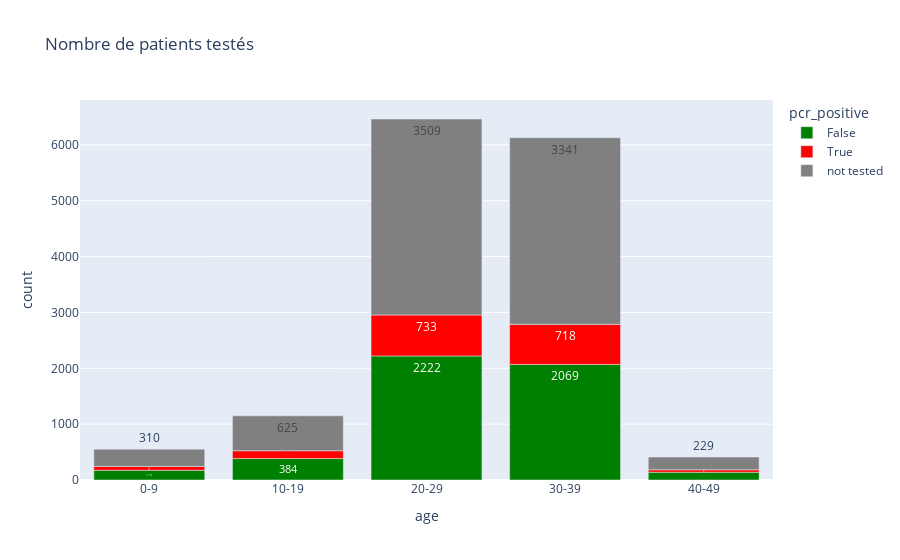

Here is the notebook cell this chart was saved with:
### Code cell
import plotly.express as px

fig = px.bar(
    by_age, x="age", y="count", color="pcr_positive",
    text='count', title="Nombre de patients testés",
    color_discrete_map={True: 'red', False: 'green', 'not tested': 'grey'},
)
fig.show()

### Figure 1 — Plotly figure (JSON) as saved in the notebook; plotly's stock layout.template omitted (floating-point values rounded to 4 significant figures)
{"data": [{"alignmentgroup": "True", "hovertemplate": "pcr_positive=False<br>age=%{x}<br>count=%{text}<extra></extra>", "legendgroup": "False", "marker": {"color": "green"}, "name": "False", "offsetgroup": "False", "orientation": "v", "showlegend": true, "text": [174, 384, 2222, 2069, 139], "textposition": "auto", "type": "bar", "x": ["0-9", "10-19", "20-29", "30-39", "40-49"], "xaxis": "x", "y": [174, 384, 2222, 2069, 139], "yaxis": "y"}, {"alignmentgroup": "True", "hovertemplate": "pcr_positive=True<br>age=%{x}<br>count=%{text}<extra></extra>", "legendgroup": "True", "marker": {"color": "red"}, "name": "True", "offsetgroup": "True", "orientation": "v", "showlegend": true, "text": [68, 140, 733, 718, 44], "textposition": "auto", "type": "bar", "x": ["0-9", "10-19", "20-29", "30-39", "40-49"], "xaxis": "x", "y": [68, 140, 733, 718, 44], "yaxis": "y"}, {"alignmentgroup": "True", "hovertemplate": "pcr_positive=not tested<br>age=%{x}<br>count=%{text}<extra></extra>", "legendgroup": "not tested", "marker": {"color": "grey"}, "name": "not tested", "offsetgroup": "not tested", "orientation": "v", "showlegend": true, "text": [310, 625, 3509, 3341, 229], "textposition": "auto", "type": "bar", "x": ["0-9", "10-19", "20-29", "30-39", "40-49"], "xaxis": "x", "y": [310, 625, 3509, 3341, 229], "yaxis": "y"}], "layout": {"barmode": "relative", "legend": {"title": {"text": "pcr_positive"}, "tracegroupgap": 0}, "title": {"text": "Nombre de patients testés"}, "xaxis": {"anchor": "y", "domain": [0, 1], "title": {"text": "age"}}, "yaxis": {"anchor": "x", "domain": [0, 1], "title": {"text": "count"}}}}
